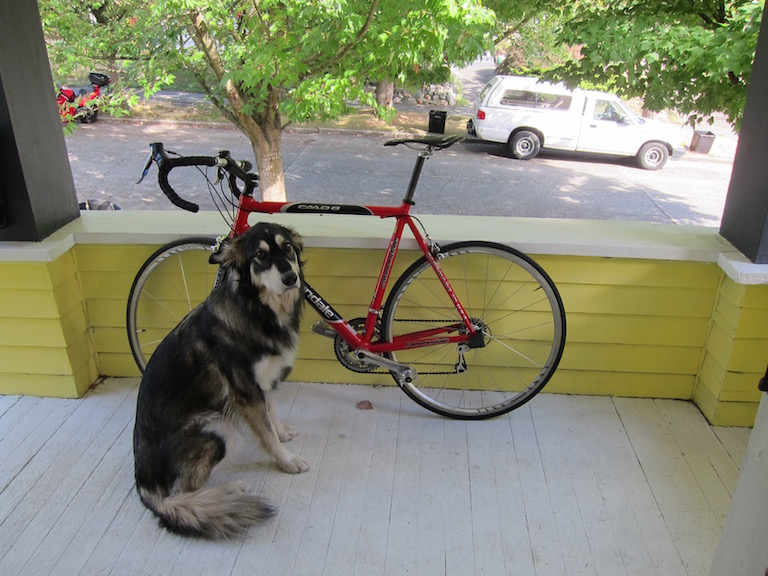
#> input picture YOLO_v3_tutorial_from_scratch/imgs/dog.jpg, 768 x 576 px; its folder holds only this picture in this run
$ python -i rect_finder.py   (imports and definitions only)
#> lines starting #> are read from the running program, lines starting #| are printed output that depends on the picture; after the words box and inside, x2 and y2 are one past the last pixel; in counts of white or black regions, pixels touching at a corner belong together
#> further down, picture is the input picture: shape (576, 768, 3); mean B, G, R 114.1, 135.7, 134.4
import cv2
import imutils
import numpy as np
import time
import os, sys
def detect(c):
    peri = cv2.arcLength(c, True)
    approx = cv2.approxPolyDP(c, 0.04 * peri, True)

    if len(approx) == 4:
        (x,y,w,h) = cv2.boundingRect(approx)
        return("Rectangle")
    else:
        return(-1)


# [30 lines left out: function getLines, not called in this run]

def getRects(frame):
    # preprocess img
    #img = cv2.cvtColor(frame, cv2.COLOR_BGR2GRAY)
    #cv2.imshow("Grey Image", img)
    #img = cv2.GaussianBlur(frame, (15,15), 0)
    thresh = threshImage(frame.copy())
    cv2.imshow("Red Only", thresh)
    cnts = cv2.findContours(thresh.copy(), cv2.RETR_EXTERNAL, cv2.CHAIN_APPROX_SIMPLE)

    cnts = imutils.grab_contours(cnts)

    for c in cnts:
        shape = detect(c)
        if shape != -1:
            #M = cv2.moments(c)
            #cX = int(M["m10"] / M["m00"])
            #cY = int(M["m01"] / M["m00"])

            cv2.drawContours(frame, [c], -1, (0,255, 0), 2)
            #cv2.putText( frame, shape, (cX, cY), cv2.FONT_HERSHEY_SIMPLEX, 0.5, (255,255,255),2)

    return(frame)

def threshImage(frame):
    (b,g,r) = cv2.split(frame)
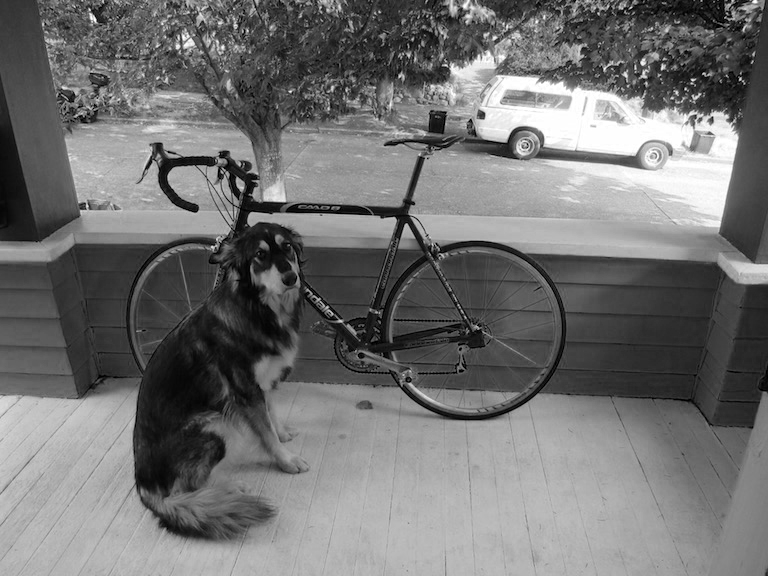
#> b: shape (576, 768); min 0, max 255, mean 114.1
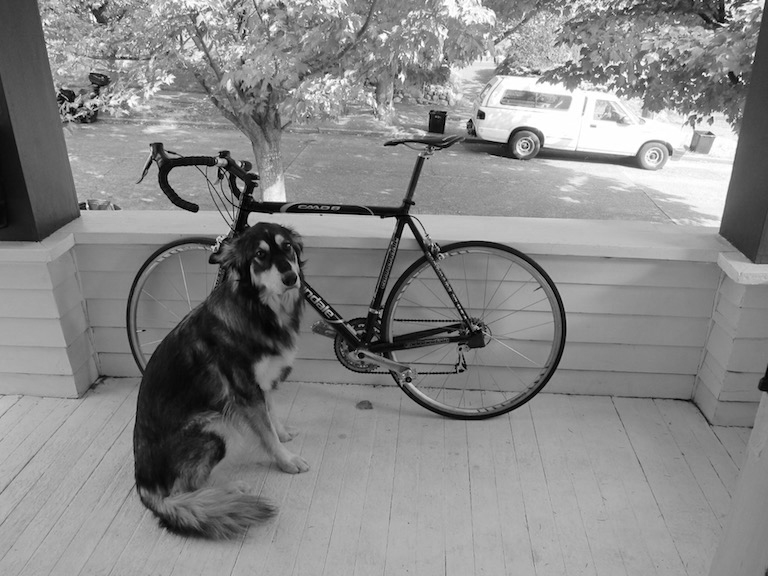
#> g: shape (576, 768); min 0, max 255, mean 135.7
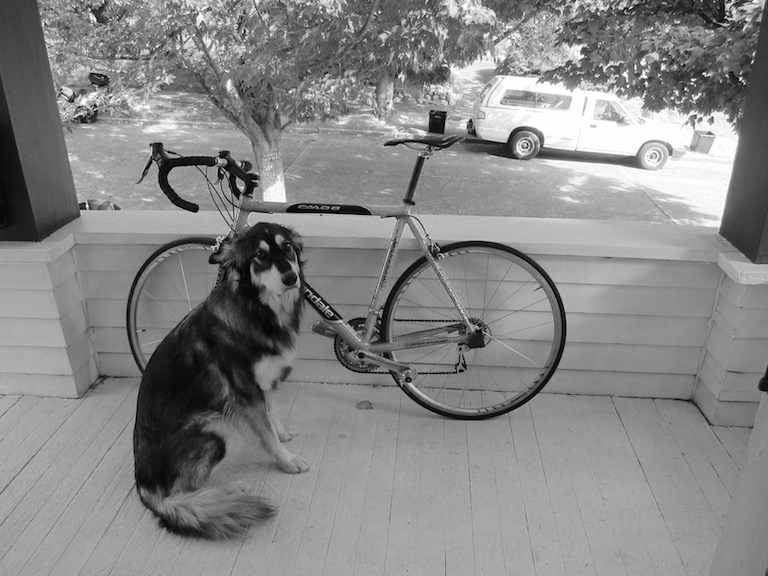
#> r: shape (576, 768); min 0, max 255, mean 134.4
    bn = cv2.inRange(b, 0, 15)
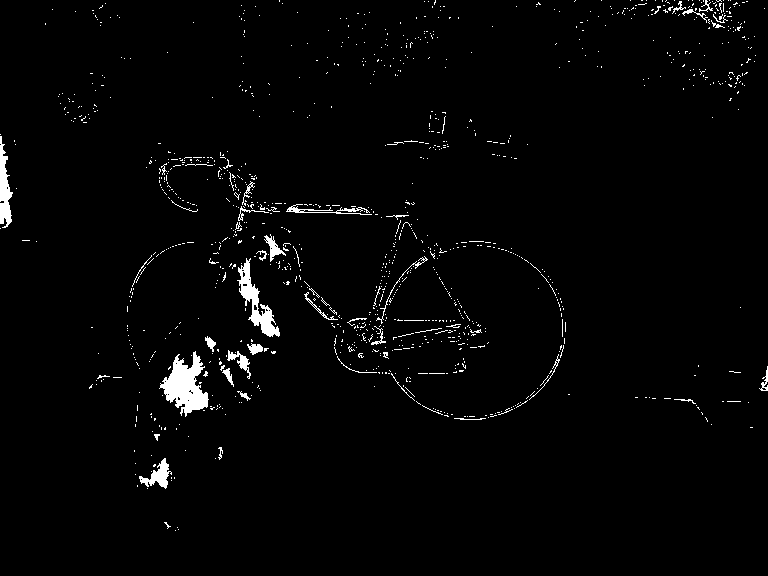
#> bn: shape (576, 768); 2.1% white; 1109 white regions (1056 under 20 px), largest, box (x1, y1, x2, y2) and area: (159, 351, 209, 417) 1652, (237, 258, 280, 337) 1023, (0, 136, 13, 228) 664
    gn = cv2.inRange(g, 16, 255)
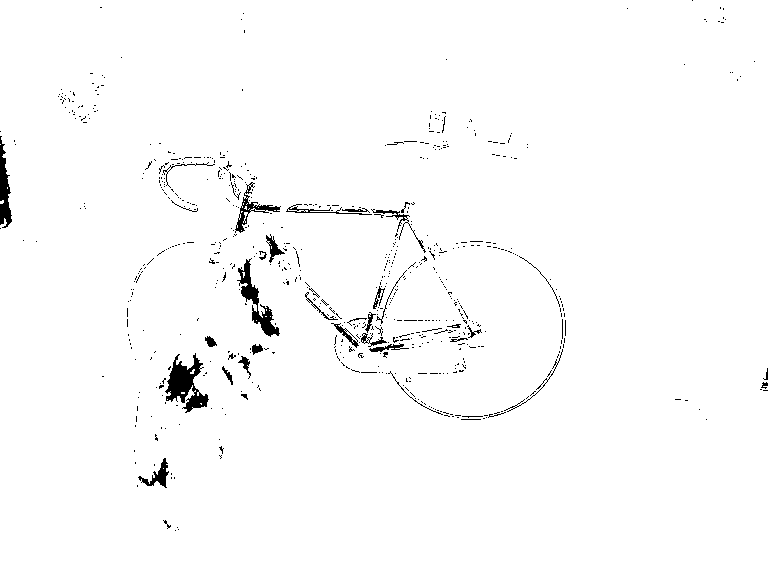
#> gn: shape (576, 768); 98.2% white; 681 black regions (637 under 20 px), largest, box (x1, y1, x2, y2) and area: (165, 353, 209, 413) 1200, (237, 258, 280, 337) 866, (0, 136, 12, 228) 619
    rn = cv2.inRange(r, 56, 255)
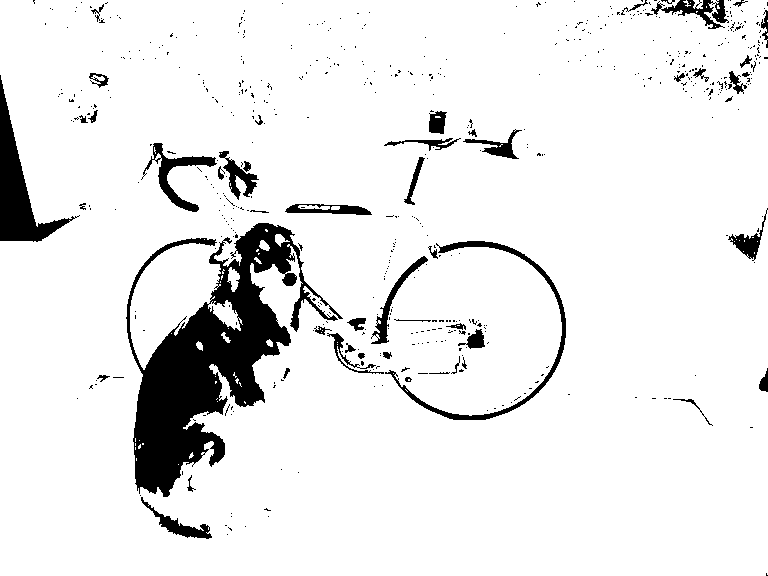
#> rn: shape (576, 768); 91.7% white; 574 black regions (522 under 20 px)

    thresh2 = bn - gn - rn
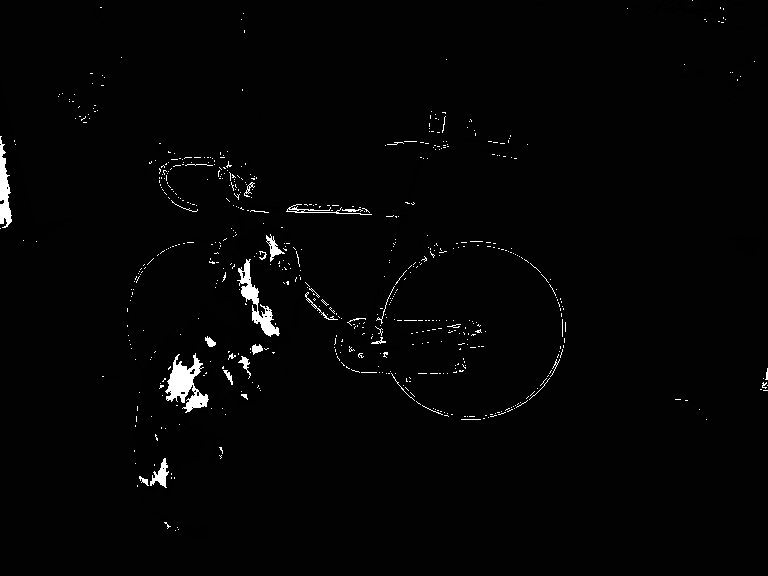
#> thresh2: shape (576, 768); min 0, max 255, mean 5.3
    return(thresh2)


    h = frame.shape[0]
    w = frame.shape[1]
    out = np.zeros([h,w], dtype=np.uint8)
    for u in range(h):
        for v in range(w):
            pt = frame[u][v]
            #if( pt[0] > 40 and pt[0] < 95 and  #blue
            #    pt[1] > 40 and pt[1] < 85 and #green
            #    pt[2] > 85 and pt[2] < 161): # red
            if( pt[0] < 15 and pt[1] < 15 and pt[2] < 55 ):
                out[u][v] = 255
    return(out)

# [13 lines left out: function convolv, not called in this run]

# [37 lines not run here, left out]

>>> import cv2
>>> picture = cv2.imread('../../YOLO_v3_tutorial_from_scratch/imgs/dog.jpg')
>>> result = getRects(picture)
#> in getRects, `cnts = cv2.findContours(thresh.copy(), cv2.RETR_EXTERNAL, cv2.CHAIN_AP..`: cnts = 1 contour; box (x1, y1, x2, y2) and area: (0, 0, 768, 576) 440906
#> the loop in getRects, `for c in cnts:` made 1 pass
#> (peri in detect, approx in detect, x in detect, y in detect, w in detect, h in detect, shape) on pass 1: (2778.7, [[0, 0], [0, 575], [767, 575], [767, 0]], 0, 0, 768, 576, 'Rectangle')

$ run again, on YOLO_v3_tutorial_from_scratch/imgs/eagle.jpg
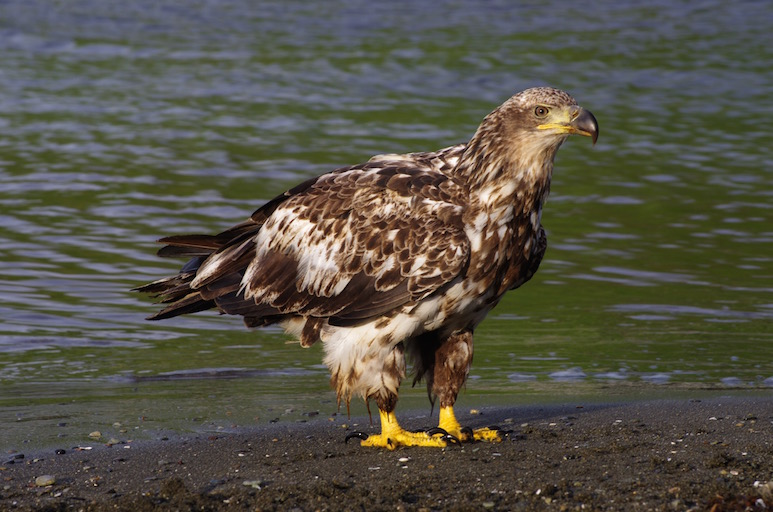
#> input picture YOLO_v3_tutorial_from_scratch/imgs/eagle.jpg, 773 x 512 px
#> picture is the input picture: shape (512, 773, 3); mean B, G, R 70.8, 82, 85.2
#> in threshImage, `bn = cv2.inRange(b, 0, 15)`:
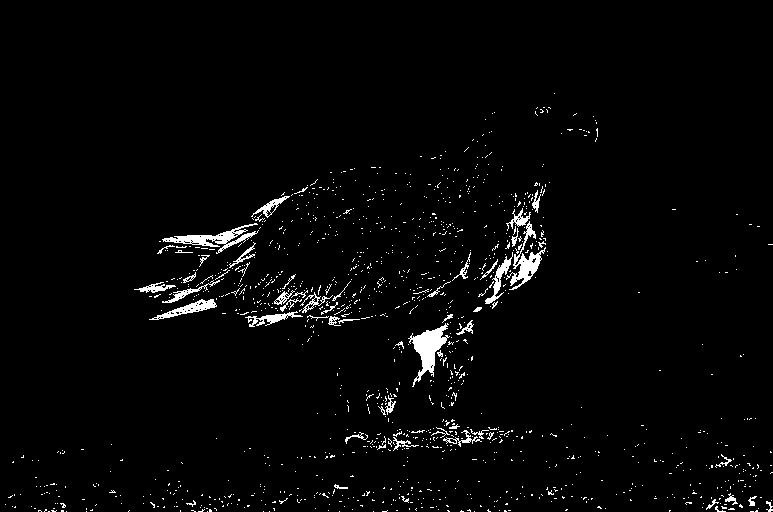
#> bn: shape (512, 773); 2.5% white; 1253 white regions (1193 under 20 px), largest, box (x1, y1, x2, y2) and area: (408, 323, 450, 387) 980, (162, 223, 259, 254) 816, (506, 221, 546, 290) 721
#> gn: shape (512, 773); 98.5% white; 698 black regions (661 under 20 px), largest, box (x1, y1, x2, y2) and area: (410, 325, 447, 376) 819, (148, 299, 217, 320) 444, (516, 248, 545, 284) 407
#> rn: shape (512, 773); 90.6% white; 1893 black regions (1718 under 20 px)
#> in threshImage, `thresh2 = bn - gn - rn`:
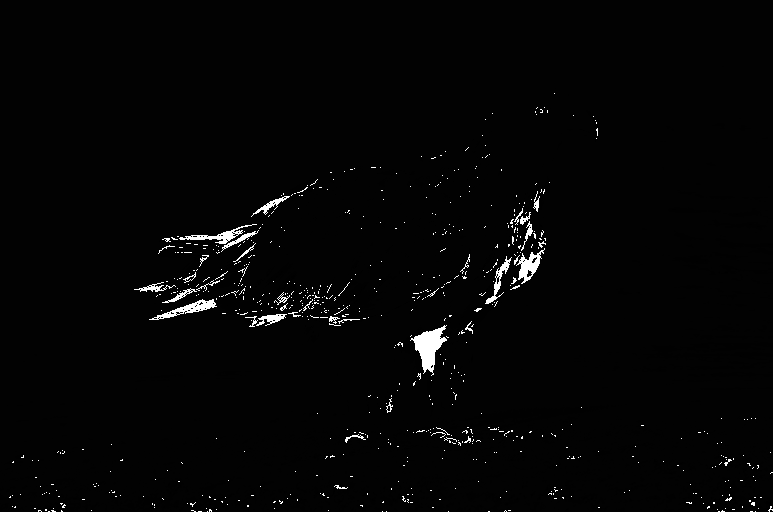
#> thresh2: shape (512, 773); min 0, max 255, mean 5.5
#> cnts = 1 contour; box (x1, y1, x2, y2) and area: (0, 0, 773, 512) 394409
#> the loop in getRects, `for c in cnts:` made 1 pass
#> (peri in detect, approx in detect, x in detect, y in detect, w in detect, h in detect, shape) on pass 1: (2634.3, [[0, 0], [0, 511], [772, 511], [772, 0]], 0, 0, 773, 512, 'Rectangle')

$ run again, on YOLO_v3_tutorial_from_scratch/imgs/herd_of_horses.jpg
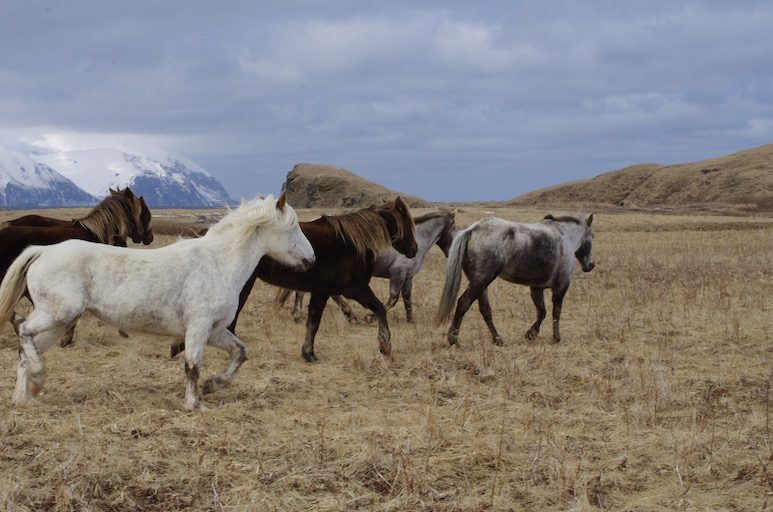
#> input picture YOLO_v3_tutorial_from_scratch/imgs/herd_of_horses.jpg, 773 x 512 px
#> picture is the input picture: shape (512, 773, 3); mean B, G, R 125.2, 128.2, 133.3
#> in threshImage, `bn = cv2.inRange(b, 0, 15)`:
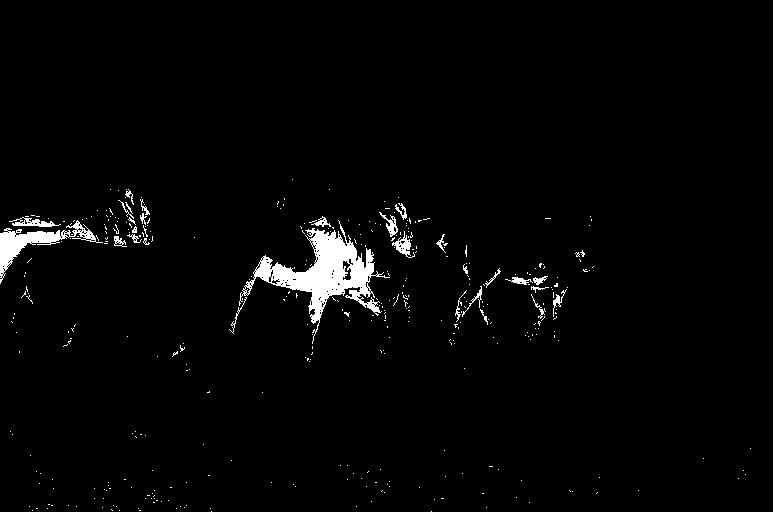
#> bn: shape (512, 773); 2.3% white; 389 white regions (361 under 20 px), largest, box (x1, y1, x2, y2) and area: (239, 220, 390, 344) 4805, (0, 220, 103, 284) 1454, (9, 217, 61, 227) 233
#> gn: shape (512, 773); 98.4% white; 277 black regions (253 under 20 px), largest, box (x1, y1, x2, y2) and area: (272, 231, 374, 333) 3262, (0, 232, 61, 284) 960, (246, 256, 272, 290) 256
#> rn: shape (512, 773); 95.3% white; 317 black regions (282 under 20 px)
#> in threshImage, `thresh2 = bn - gn - rn`:
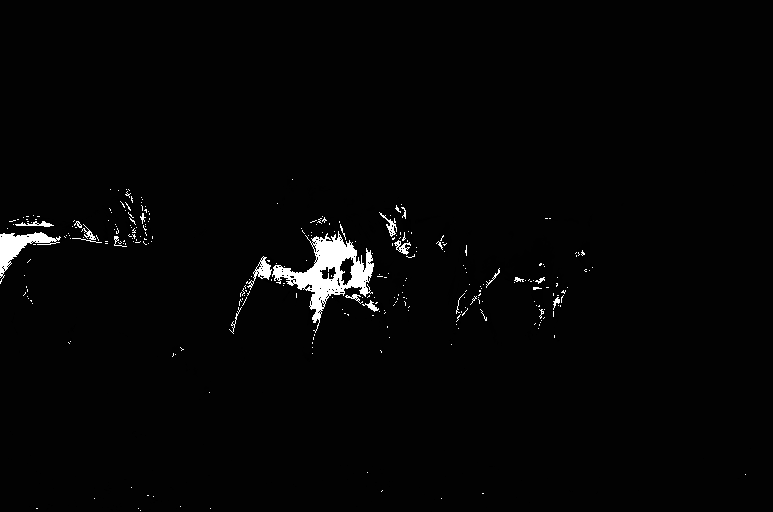
#> thresh2: shape (512, 773); min 0, max 255, mean 5.9
#> cnts = 1 contour; box (x1, y1, x2, y2) and area: (0, 0, 773, 512) 394483
#> the loop in getRects, `for c in cnts:` made 1 pass
#> (peri in detect, approx in detect, x in detect, y in detect, w in detect, h in detect, shape) on pass 1: (2573.3, [[0, 0], [0, 511], [772, 511], [772, 0]], 0, 0, 773, 512, 'Rectangle')
